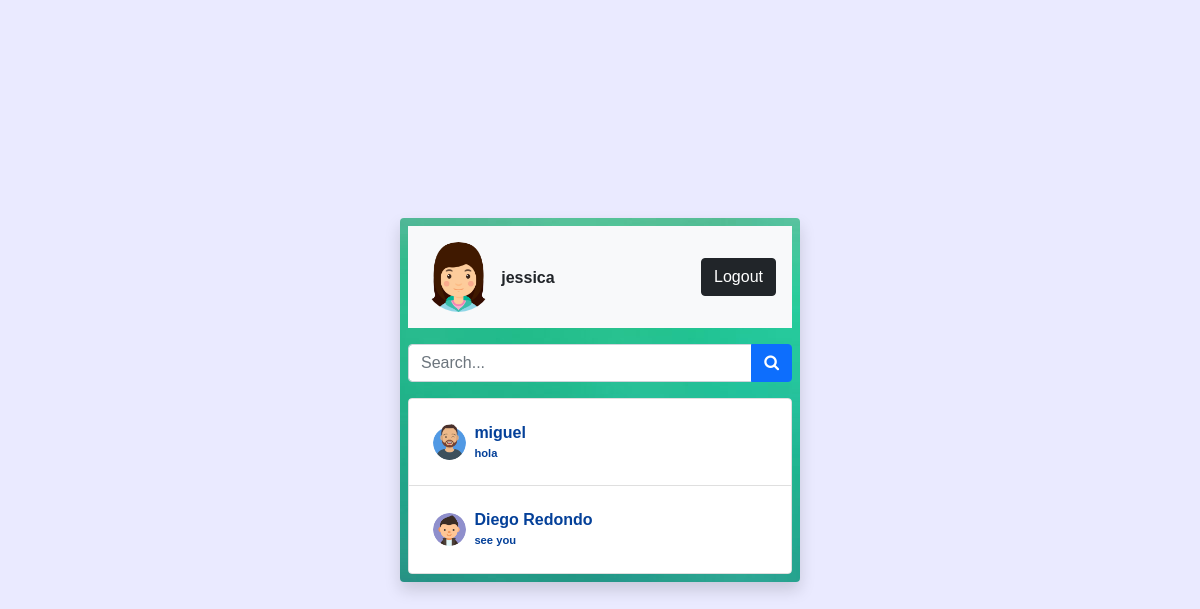
Screenshot of /home.php (signed in) with the database file from the repository.
### tables this page shows
CREATE TABLE `users` (
  `user_id` int(11) NOT NULL,
  `name` varchar(255) NOT NULL,
  `username` varchar(255) NOT NULL,
  `password` varchar(1000) NOT NULL,
  `p_p` varchar(255) DEFAULT 'user-default.png',
  `last_seen` datetime NOT NULL DEFAULT current_timestamp()
);

CREATE TABLE `chats` (
  `chat_id` int(11) NOT NULL,
  `from_id` int(11) NOT NULL,
  `to_id` int(11) NOT NULL,
  `message` text NOT NULL,
  `opened` tinyint(1) NOT NULL DEFAULT 0,
  `created_at` datetime NOT NULL DEFAULT current_timestamp()
);

### app/helpers/user.php (called while the page is built)
<?php
function getUser($username, $conn){
   $sql = "SELECT * FROM users
        WHERE username=?";
        $stmt = $conn->prepare($sql);
        $stmt->execute([$username]);
        if ($stmt->rowCount() === 1) {
   	     $user = $stmt->fetch();
   	     return $user;
        }else {
   	     $user = [];
   	     return $user;
        }
}

### app/helpers/conversations.php (called while the page is built)
<?php
function getConversation($user_id, $conn){
    $sql = "SELECT * FROM conversations
            WHERE user_1=? OR user_2=?
            ORDER BY conversation_id DESC";
    $stmt = $conn->prepare($sql);
    $stmt->execute([$user_id, $user_id]);
    if($stmt->rowCount() > 0){
        $conversations = $stmt->fetchAll();
        $user_data = [];
        foreach($conversations as $conversation){
            if ($conversation['user_1'] == $user_id) {
            	$sql2  = "SELECT * FROM users WHERE user_id=?";
            	$stmt2 = $conn->prepare($sql2);
            	$stmt2->execute([$conversation['user_2']]);
            }else {
            	$sql2  = "SELECT * FROM users WHERE user_id=?";
            	$stmt2 = $conn->prepare($sql2);
            	$stmt2->execute([$conversation['user_1']]);
            }
            $allConversations = $stmt2->fetchAll();
            array_push($user_data, $allConversations[0]);
        }
        return $user_data;
    }else {
    	$conversations = [];
    	return $conversations;
    }
}

### app/helpers/last_chat.php (called while the page is built)
<?php
function lastChat($id_1, $id_2, $conn){
   $sql = "SELECT * FROM chats
        WHERE (from_id=? AND to_id=?)
        OR    (to_id=? AND from_id=?)
        ORDER BY chat_id DESC LIMIT 1";
    $stmt = $conn->prepare($sql);
    $stmt->execute([$id_1, $id_2, $id_1, $id_2]);
    if ($stmt->rowCount() > 0) {
    	$chat = $stmt->fetch();
    	return $chat['message'];
    }else {
    	$chat = '';
    	return $chat;
    }
}

### home.php (the view, shortened to what this page needs)
<?php
  if (isset($_SESSION['username'])) {
  	include 'app/db.conn.php';
  	include 'app/helpers/user.php';
  	include 'app/helpers/conversations.php';
    include 'app/helpers/last_chat.php';
  	$user = getUser($_SESSION['username'], $conn);
  	$conversations = getConversation($user['user_id'], $conn);
?>
<!DOCTYPE html>
<html lang="en">
<head>
  <link href="https://cdn.jsdelivr.net/npm/bootstrap@5.0.1/dist/css/bootstrap.min.css" rel="stylesheet"
>
  <link rel="stylesheet" href="css/style.css">
  <link rel="stylesheet" href="https://cdnjs.cloudflare.com/ajax/libs/font-awesome/4.7.0/css/font-awesome.min.css">
</head>
<body class="d-flex justify-content-center align-items-center vh-100">
  <div style="background-image: url('img/degradado.jpg'); width: 100; height: 100;" class="p-2 w-400 rounded shadow">
    <div>
      <div class="d-flex mb-3 p-3 bg-light justify-content-between align-items-center">
        <div class="d-flex align-items-center">
          <img src="uploads/<?=$user['p_p']?>" class="w-25 rounded-circle">
          <h3 class="fs-xs m-2"><?=$user['name']?></h3>
        </div>
        <a href="logout.php" class="btn btn-dark">Logout</a>
      </div>
      <div class="input-group mb-3">
        <input type="text" placeholder="Search..." id="searchText" class="form-control">
        <button class="btn btn-primary" id="serachBtn">
          <i class="fa fa-search"></i>
        </button>
      </div>
      <ul id="chatList" class="list-group mvh-50 overflow-auto">
        <?php if (!empty($conversations)) { ?>
        <?php
    			    foreach ($conversations as $conversation){ ?>
        <li class="list-group-item">
          <a href="chat.php?user=<?=$conversation['username']?>"
            class="d-flex justify-content-between align-items-center p-2">
            <div class="d-flex align-items-center">
              <img src="uploads/<?=$conversation['p_p']?>" class="w-10 rounded-circle">
              <h3 class="fs-xs m-2">
                <?=$conversation['name']?><br>
                <small>
                  <?php
                          echo lastChat($_SESSION['user_id'], $conversation['user_id'], $conn);
                        ?>
                </small>
              </h3>
            </div>
          </a>
        </li>
        <?php } ?>
        <?php } ?>
      </ul>
    </div>
  </div>
</body>
</html>
<?php
  }else{
  	header("Location: index.php");
   	 exit;
  }
?>

### css/style.css (style rules this page uses)
.vh-100 { min-height: 100vh; }
.w-400 { width: 400px; }
.fs-xs { font-size: 1rem; font-family: Verdana, Geneva, Tahoma, sans-serif; font-weight: 600; }
.w-10 { width: 10%; }
a { text-decoration: none; font-family: Verdana, Geneva, Tahoma, sans-serif; color:#044099;; }
small { color: 535151; font-size: 0.7rem; text-align: right; }
* { font-family: Verdana, Geneva, Tahoma, sans-serif; font-weight: 600; }
body { background-color: rgb(234, 234, 255); }

### rows the page displays
users: p_p (picture), name "jessica"
users: p_p (picture), name "miguel", user_id.message "hola"
users: p_p (picture), name "Diego Redondo", user_id.message "see you"
